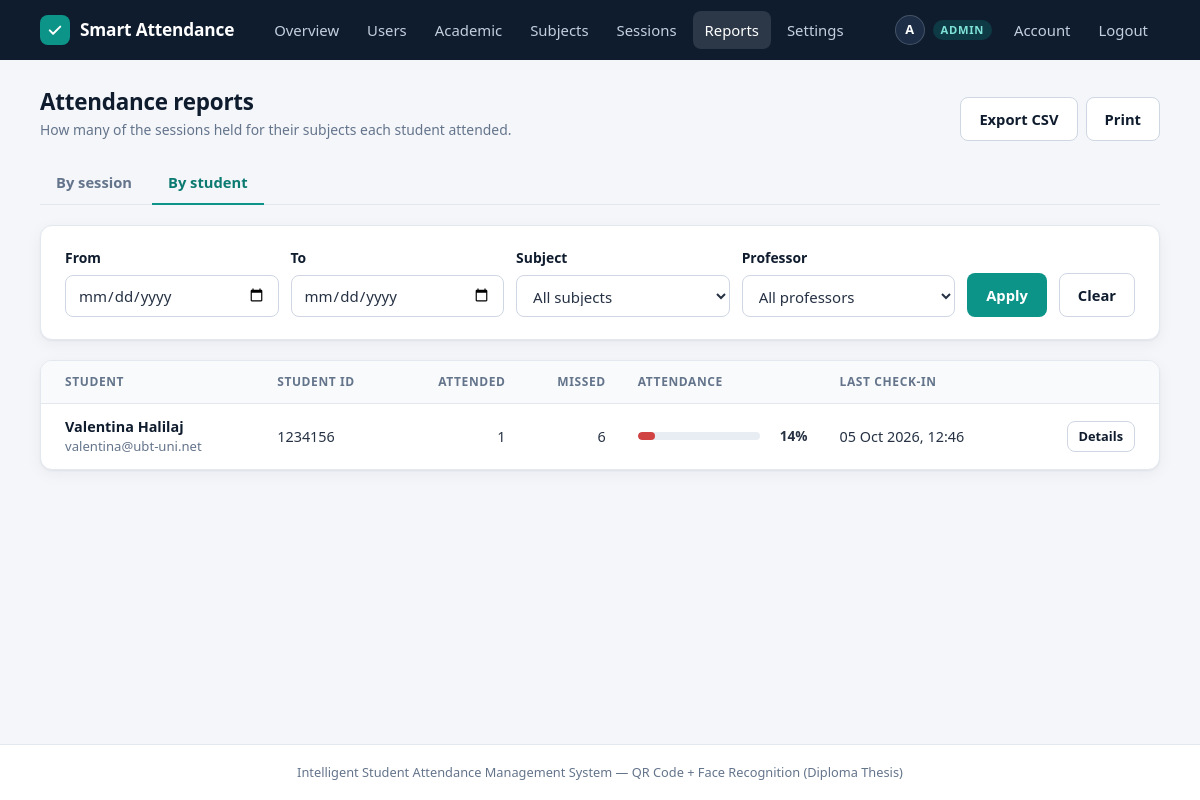
Page /reports/students (signed in) on the committed database.
### tables this page shows
CREATE TABLE "users" (
        id            INTEGER PRIMARY KEY AUTOINCREMENT,
        full_name     TEXT NOT NULL,
        email         TEXT NOT NULL UNIQUE,
        password_hash TEXT NOT NULL,
        role          TEXT NOT NULL CHECK(role IN ('admin', 'professor', 'student')),
        student_id    TEXT,                 -- university/matriculation number (students only)
        face_encoding TEXT,                 -- JSON array of 128 floats (students only)
        is_active     INTEGER NOT NULL DEFAULT 1,            -- 0 = account disabled by an admin
        must_change_password INTEGER NOT NULL DEFAULT 0,     -- 1 = temporary password in use
        created_at    TIMESTAMP DEFAULT CURRENT_TIMESTAMP
    , face_photo TEXT, first_name TEXT, last_name TEXT, program_id INTEGER REFERENCES programs (id), study_year_id INTEGER REFERENCES study_years (id), specialisation_id INTEGER REFERENCES specialisations (id));

### app.py (the view, shortened to what this page needs)
@app.route("/reports/students")
@role_required("professor", "admin")
def report_students():
    where, params, filters = report_scope()
    attended_here = "EXISTS (SELECT 1 FROM attendance a WHERE a.session_id = s.id AND a.student_id = u.id)"
    rows = get_db().execute(
        f"""SELECT * FROM (
                SELECT u.id, u.full_name, u.student_id, u.email, u.is_active,
                       (SELECT COUNT(*) FROM sessions s WHERE {where} AND {attended_here}) AS attended,
                       (SELECT COUNT(*) FROM sessions s
                         WHERE {where} AND ({EXPECTED_SQL} OR {attended_here})) AS expected,
                       (SELECT MAX(a.marked_at) FROM attendance a JOIN sessions s ON s.id = a.session_id
                         WHERE {where} AND a.student_id = u.id) AS last_seen
                FROM users u WHERE u.role = 'student')
            WHERE attended > 0 OR (is_active = 1 AND expected > 0)
            ORDER BY full_name COLLATE NOCASE""",
        params * 3,
    ).fetchall()
    return render_template(
        "report_students.html", rows=rows, filters=filters, options=report_filter_options(),
    )

### app.py (called while the page is built, shortened)
def csrf_token():
    if "_csrf" not in session:
        session["_csrf"] = secrets.token_hex(16)
    return session["_csrf"]

@app.before_request
def load_user_and_protect():
    g.user = None
    if request.endpoint == "static":
        return None
    user_id = session.get("user_id")
    if user_id is not None:
        g.user = get_db().execute("SELECT * FROM users WHERE id = ?", (user_id,)).fetchone()
        if g.user is None or not g.user["is_active"]:
            session.clear()
            g.user = None
            flash("Your account is no longer available. Please log in again.", "error")
    if g.user and g.user["must_change_password"] and request.endpoint not in ("account", "logout"):
        if request.is_json:
            return jsonify({"success": False, "message": "Please set a new password first."}), 403
        return redirect(url_for("account"))
    return None

@app.context_processor
def inject_globals():
    return {"current_user": g.get("user"), "csrf_token": csrf_token}

def to_local(value):
    if not value:
        return None
    if isinstance(value, str):
        value = datetime.strptime(value[:19], "%Y-%m-%d %H:%M:%S")
    return value.replace(tzinfo=timezone.utc).astimezone()

@app.template_filter("localtime")
def localtime_filter(value, fmt="%d %b %Y, %H:%M"):
    local = to_local(value)
    return local.strftime(fmt) if local else "-"

def percent(part, whole):
    return round(100 * part / whole) if whole else 0

def role_required(*roles):
    def decorator(f):
        @wraps(f)
        def wrapper(*args, **kwargs):
            if g.user is None:
                flash("Please log in to continue.", "error")
                return redirect(url_for("login"))
            if g.user["role"] not in roles:
                flash("You do not have permission to view that page.", "error")
                return redirect(url_for("index"))
            return f(*args, **kwargs)
        return wrapper
    return decorator

### database.py (called while the page is built)
def get_db():
    conn = sqlite3.connect(DB_PATH)
    conn.row_factory = sqlite3.Row
    conn.execute("PRAGMA foreign_keys = ON")
    return conn

def request_db():
    if "db" not in g:
        g.db = get_db()
    return g.db

### templates/report_students.html (shortened to what this page needs)
{% extends "base.html" %}
{% import "_macros.html" as ui with context %}
{% block content %}
<div class="page-header">
    <div>
        <h2>Attendance reports</h2>
        <p class="hint">How many of the sessions held for their subjects each student attended.</p>
    </div>
    <div class="page-actions no-print">
        <a href="{{ url_for('report_students', format='csv', **filters) }}" class="btn btn-secondary">Export CSV</a>
        <button type="button" class="btn btn-secondary" onclick="window.print()">Print</button>
    </div>
</div>
{{ ui.report_tabs('students', filters) }}
{{ ui.report_filters('report_students', filters, options) }}
<div class="card card-flush">
    {% if rows %}
    <div class="table-wrap">
        <table class="data-table">
            <thead>
                <tr>
                    <th>Student</th>
                    <th>Student ID</th>
                    <th class="num">Attended</th>
                    <th class="num">Missed</th>
                    <th>Attendance</th>
                    <th>Last check-in</th>
                    <th class="actions"></th>
                </tr>
            </thead>
            <tbody>
                {% for r in rows %}
                <tr>
                    <td>
                        <div class="cell-main"><a href="{{ url_for('report_student', student_id=r.id, **filters) }}">{{ r.full_name }}</a></div>
                        <div class="cell-sub">{{ r.email }}{% if not r.is_active %} &middot; deactivated{% endif %}</div>
                    </td>
                    <td>{{ r.student_id or '-' }}</td>
                    <td class="num">{{ r.attended }}</td>
                    <td class="num">{{ r.expected - r.attended }}</td>
                    <td>{{ ui.meter(r.attended, r.expected) }}</td>
                    <td class="nowrap">{{ r.last_seen | localtime }}</td>
                    <td class="actions"><a href="{{ url_for('report_student', student_id=r.id, **filters) }}" class="btn btn-small btn-secondary">Details</a></td>
                </tr>
                {% endfor %}
            </tbody>
        </table>
    </div>
    {% else %}
    <p class="empty">No students are expected at the matching sessions.</p>
    {% endif %}
</div>
{% endblock %}

### templates/base.html (shortened to what this page needs)
<!DOCTYPE html>
<html lang="en">
<head>
<link rel="stylesheet" href="{{ url_for('static', filename='css/style.css') }}">
</head>
<body>
{% macro nav_link(endpoint, label, also=()) %}
<a href="{{ url_for(endpoint) }}" {% if request.endpoint == endpoint or request.endpoint in also %}class="active"{% endif %}>{{ label }}</a>
{% endmacro %}
<nav class="navbar">
    <div class="navbar-inner">
        <a href="{{ url_for('index') }}" class="brand">
            <span class="brand-mark">
                <svg viewBox="0 0 24 24" fill="none" stroke="#fff" stroke-width="2.6" stroke-linecap="round" stroke-linejoin="round" aria-hidden="true"><path d="M5 12.5l4.5 4.5L19 7.5"/></svg>
            </span>
            Smart Attendance
        </a>
        <div class="nav-menu" id="nav-menu">
            {% if current_user %}
                {% if current_user.role == 'admin' %}
                    {{ nav_link('admin_dashboard', 'Overview') }}
                    {{ nav_link('admin_users', 'Users', ('admin_user_new', 'admin_user_edit')) }}
                    {{ nav_link('academic.structure', 'Academic', ('academic.program',)) }}
                    {{ nav_link('academic.subjects', 'Subjects', ('academic.subject_new', 'academic.subject_edit')) }}
                    {{ nav_link('admin_sessions', 'Sessions', ('session_qr',)) }}
                    {{ nav_link('reports', 'Reports', ('report_students', 'report_student', 'report_session')) }}
                    {{ nav_link('academic.settings', 'Settings') }}
                {% elif current_user.role == 'professor' %}
                    {{ nav_link('professor_dashboard', 'Dashboard', ('session_qr',)) }}
                    {{ nav_link('professor_subjects', 'My Subjects') }}
                    {{ nav_link('create_session', 'New Session') }}
                    {{ nav_link('reports', 'Reports', ('report_students', 'report_student', 'report_session')) }}
                {% else %}
                    {{ nav_link('student_dashboard', 'Dashboard', ('enroll_face',)) }}
                {% endif %}
                <span class="nav-user">
                    <span class="avatar">{{ current_user.full_name[:1] | upper }}</span>
                    <span class="role-chip">{{ current_user.role }}</span>
                </span>
                {{ nav_link('account', 'Account') }}
                <a href="{{ url_for('logout') }}">Logout</a>
            {% else %}
                <span class="nav-spacer"></span>
                {{ nav_link('login', 'Login') }}
                {{ nav_link('register', 'Register') }}
            {% endif %}
        </div>
    </div>
</nav>
<main class="container {% block container_class %}{% endblock %}">
    {% block content %}{% endblock %}
</main>
<footer class="footer">
    Intelligent Student Attendance Management System &mdash; QR Code + Face Recognition (Diploma Thesis)
</footer>
</body>
</html>

### templates/_macros.html (shortened to what this page needs)
{% macro meter(part, whole) %}
{% set pct = percent(part, whole) %}
<div class="meter">
    <div class="meter-track"><div class="meter-fill {% if pct < 40 %}very-low{% elif pct < 70 %}low{% endif %}" style="width: {{ pct }}%"></div></div>
    <span class="meter-value">{{ pct }}%</span>
</div>
{% endmacro %}
{% macro report_tabs(active, filters) %}
<div class="tabs">
    <a href="{{ url_for('reports', **filters) }}" {% if active == 'sessions' %}class="active"{% endif %}>By session</a>
    <a href="{{ url_for('report_students', **filters) }}" {% if active == 'students' %}class="active"{% endif %}>By student</a>
</div>
{% endmacro %}
{% macro report_filters(endpoint, filters, options) %}
<div class="card no-print">
    <form method="GET" action="{{ url_for(endpoint) }}" class="filters">
        <div class="field">
            <label for="date_from">From</label>
            <input type="date" id="date_from" name="date_from" value="{{ filters.date_from or '' }}">
        </div>
        <div class="field">
            <label for="date_to">To</label>
            <input type="date" id="date_to" name="date_to" value="{{ filters.date_to or '' }}">
        </div>
        <div class="field">
            <label for="subject">Subject</label>
            <select id="subject" name="subject">
                <option value="">All subjects</option>
            </select>
        </div>
        {% if options.professors %}
        <div class="field">
            <label for="professor_id">Professor</label>
            <select id="professor_id" name="professor_id">
                <option value="">All professors</option>
            </select>
        </div>
        {% endif %}
        <button type="submit" class="btn btn-primary">Apply</button>
        <a href="{{ url_for(endpoint) }}" class="btn btn-secondary">Clear</a>
    </form>
</div>
{% endmacro %}

### rows in the picture
users: full_name "A", role "ADMIN"
users: full_name "Valentina Halilaj", email "valentina@ubt-uni.net", student "1234156", attended "1", expected "6", pct "14", last_seen "05 Oct 2026, 12:46"

### other values in the picture
{{ label }} "Overview Users Academic Subjects Sessions Reports Settings Account"
